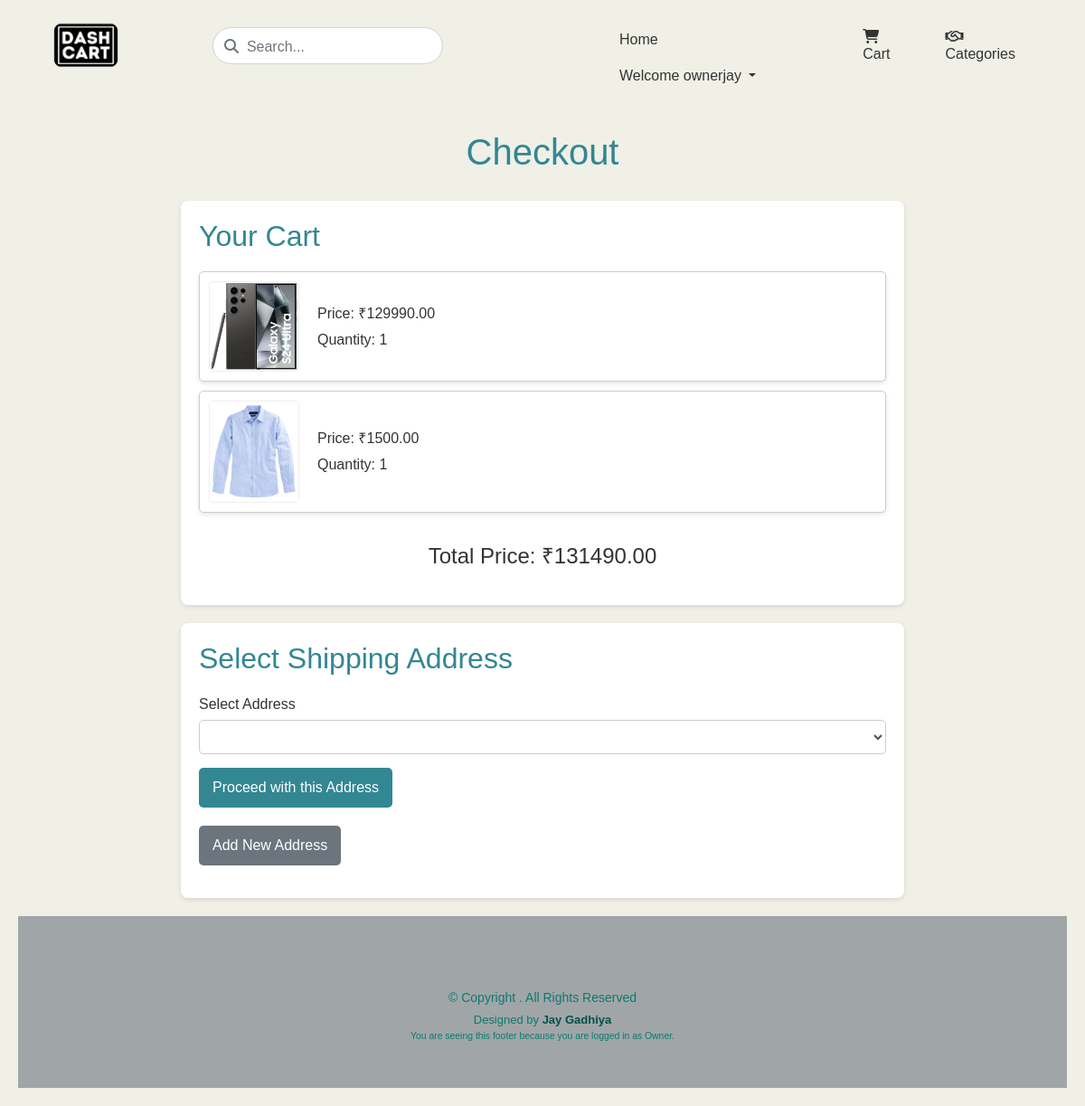
Screenshot of /checkout/ (signed in) with the database file from the repository.
### cart/models.py (models this page shows, shortened)
class CartItem(TimeStampedModel):
    product = models.ForeignKey(Product, on_delete=models.CASCADE)
    quantity = models.PositiveIntegerField(default=0)
    user = models.ForeignKey(User, on_delete=models.CASCADE)

### home/models.py (models this page shows, shortened)
class Product(ActivatorModel, TitleDescriptionModel):
    """STATUS is not required as we are using the activator_model"""
    AVAILABLE = 1
    OUT_OF_STOCK = 0
    categories = models.ManyToManyField(Category)
    price = models.DecimalField(max_digits=10, decimal_places=2)
    stock = models.PositiveIntegerField(default=50)
    image = models.ImageField(upload_to = 'static/images/', default="static/images/no_image.jpg")

### users/views.py (the view)
# urls.py: path('checkout/', checkout, name='checkout'),
def checkout(request):
    cart_items = CartItem.objects.filter(user=request.user)
    total_price = sum(item.product.price * item.quantity for item in cart_items)
    addresses = Address.objects.filter(user=request.user)
    if request.method == 'POST':
        selected_address_id = request.POST.get('address')
        if not selected_address_id:
            return HttpResponse("Please select an address.")
        selected_address = get_object_or_404(Address, id=selected_address_id, user=request.user)
        return redirect('checkout_success')
    return render(request, 'cart/checkout.html', {
        'cart_items': cart_items,
        'total_price': total_price,
        'addresses': addresses,
    })

### templates/cart/checkout.html (shortened to what this page needs)
{% extends 'base.html' %}
{% block content %}
<html lang="en">
<head>
</head>
<body>
    <h1>Checkout</h1>
    <div class="cart-items">
        <h2>Your Cart</h2>
        {% for item in cart_items %}
        <div class="product-item">
            <img src="{{ item.product.image.url }}" alt="{{ item.product.title }}" class="product-image">
            <div class="product-details">
                <p>Price: ₹{{ item.product.price }}</p>
                <p>Quantity: {{ item.quantity }}</p>
            </div>
        </div>
        {% endfor %}
        <p class="total-price">Total Price: ₹{{ total_price }}</p>
    </div>
    <div class="form-container">
        <h2>Select Shipping Address</h2>
        <form method="post">
            <div class="form-group">
                <label for="address">Select Address</label>
                <select name="address" class="form-control" required>
                </select>
            </div>
            <button type="submit" class="btn btn-primary">Proceed with this Address</button>
        </form>
        <p style="margin-top: 20px;">
            <a href="{% url 'address_create' %}" class="btn btn-secondary">Add New Address</a>
        </p>
    </div>
</body>
</html>
{% endblock %}

### templates/navbar.html (shortened to what this page needs)
{% load static%}
<div class="container" id="header">
    <div class="row">
        <div class="col-md-2" id="logo">
            <img src="{% static 'images/logo.jpg' %}" alt="company logo" width="100" height="100">
        </div>
        <div class="col-md-3">
            <form class="form-inline my-2 my-lg-0">
                <input class="form-control" id="searchbar" type="search" placeholder="&#xF002;  Search..." aria-label="Search" style="font-family:Arial, FontAwesome">
            </form>
        </div>
        <div class="col-md-4 offset-md-1">
            <ul id="menu" class="d-flex justify-content-end mt-1">
                {% if user.is_authenticated %}
                <li class="nav-item dropdown">
                    <a href="http://127.0.0.1:8000/">Home<a>
                    <a class="nav-link dropdown-toggle" href="#" id="navbarDropdown" role="button" data-toggle="dropdown" aria-haspopup="true" aria-expanded="false">
                        Welcome {{user.username}}
                    </a>
                </li>
                {% endif %}
                <li>
                    {% if user.is_authenticated %}
                    <a href=" {% url 'view_cart' %} ">
                    <i class="fa-solid fa-cart-shopping"></i> Cart
                    </a>
                    {% else %}
                    <a href="{% url 'login' %}">
                        <i class="fa-solid fa-cart-shopping"></i> Cart
                    </a>
                    {% endif %}
                </li>
                <li>
                    <a href="{% url 'category_list' %}">
                        <i class="fa-regular fa-handshake"></i> Categories
                    </a>
                </li>
            </ul>
        </div>
    </div>
    <br>
</div>
<link type="text/css" rel="stylesheet" href="{% static 'css/navbar.css' %}"/>

### static/css/base.css (style rules this page uses)
body { font-family: 'Roboto', sans-serif; }
.mt-1, .my-1 { margin-right: -190px !important; margin-top: .25rem !important; }

### static/css/navbar.css (style rules this page uses)
#logo { width:19% margin-top:-20px; }
#logo img { margin-top:-20px; }
.col-md-4 { width: 33.333333333333333333%; }
#menu li { padding-inline-start: 20px; text-decoration: none; list-style-type: none; }
#menu li a { text-decoration: none; color: #333; padding: 8px 10px; display: inline-block; transition: color 0.3s ease; }
input#searchbar { border-radius: 50px; margin-top: 10px; width:500px; }
#searchbar { display: inline-block !important; padding-top: 9px; }

### templates/cart/checkout.html (style rules this page uses)
body { background-color: #f8f9fa; font-family: Arial, sans-serif; padding: 20px; color: #333; }
h1 { text-align: center; color: #328792; margin-bottom: 30px; }
.cart-items, .form-container { max-width: 800px; margin: 20px auto; background-color: #fff; padding: 20px; border-radius: 8px; box-shadow: 0 2px 5px rgba(0, 0, 0, 0.1); }
.cart-items h2, .form-container h2 { margin-bottom: 20px; color: #328792; }
.cart-items .product-item { display: flex; align-items: center; width: 100%; margin: 10px 0; border: 1px solid #ccc; border-radius: 5px; padding: 10px; background-color: #fff; box-shadow: 0 2px 5px rgba(0, 0, 0, 0.1); }
.cart-items .product-image { max-width: 100px; height: auto; border: 1px solid #eee; border-radius: 5px; margin-right: 20px; }
.cart-items .product-details { flex: 1; }
.cart-items .product-details p { margin: 5px 0; }
.cart-items .total-price { text-align: center; font-size: 1.5em; margin-top: 30px; }
.form-container .form-group { margin-bottom: 15px; }
.form-container .form-group label { display: block; margin-bottom: 5px; color: #333; }
.form-container .form-control { width: 100%; padding: 10px; border: 1px solid #ccc; border-radius: 5px; box-sizing: border-box; }
.form-container .btn-primary, .form-container .btn-secondary { padding: 10px 15px; border: none; border-radius: 5px; cursor: pointer; transition: background-color 0.2s; }
.form-container .btn-primary { background-color: #328792; color: #fff; }
.form-container .btn-secondary { background-color: #6c757d; color: #fff; }

### rows the page displays
CartItem: product.image (picture), product.price "129990.00", quantity "1"
CartItem: product.image (picture), product.price "1500.00", quantity "1"

### other values shown
{{ user.username }} "ownerjay"
{{ total_price }} "131490.00"
